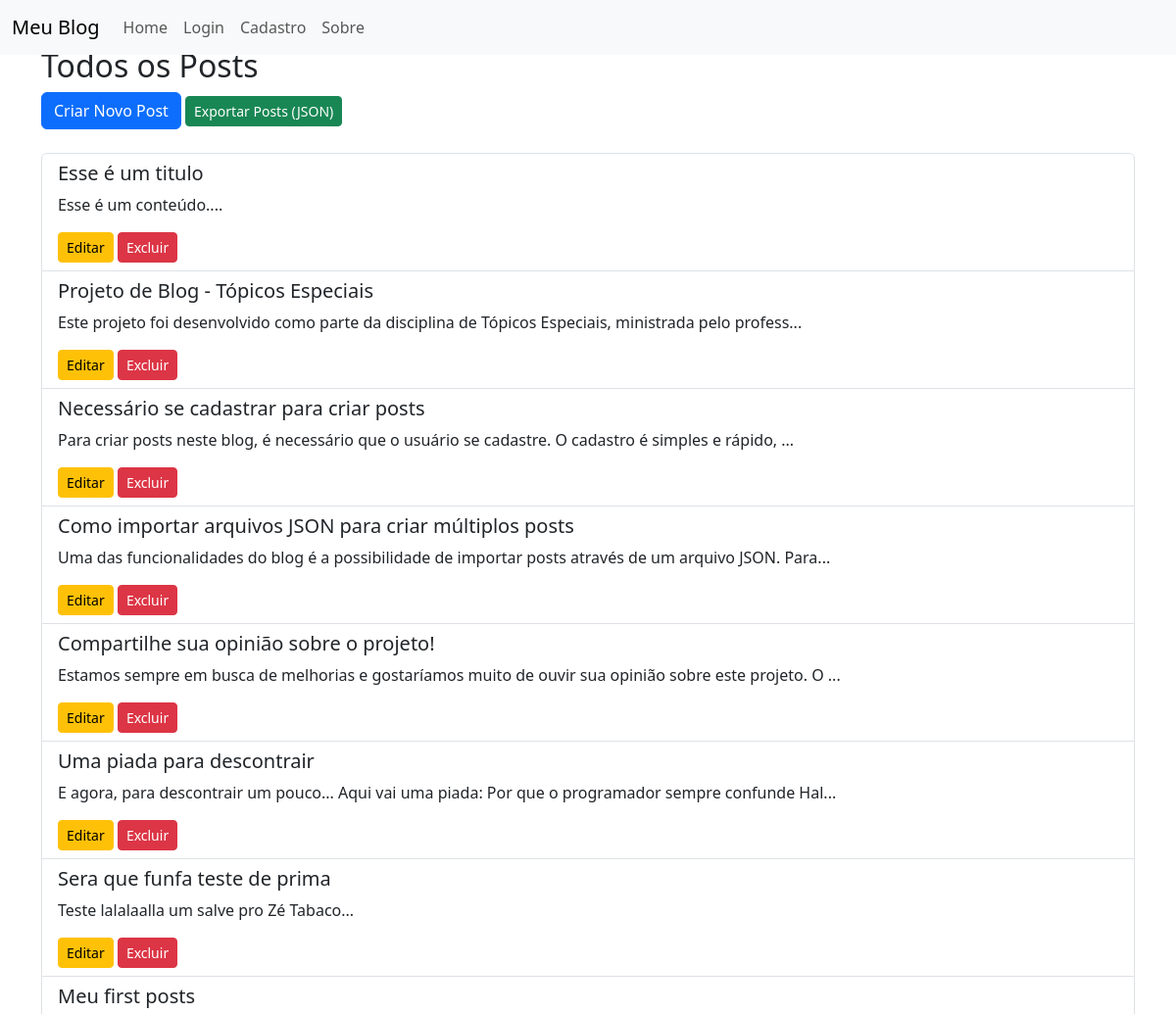
Page /posts (upper part) on the earlier database version.
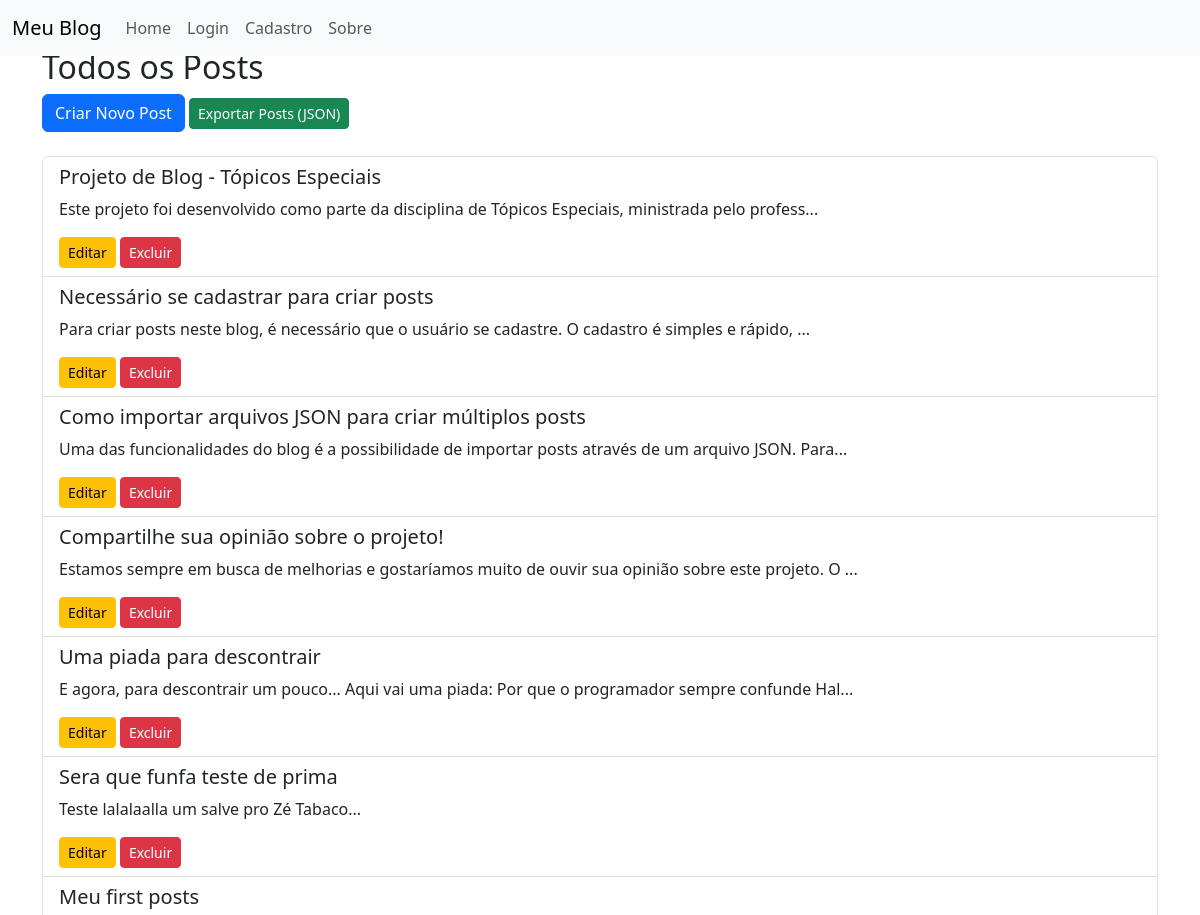
Same page on the later database version.
### models/post.py (models this page shows)
class Post(db.Model):
    id = db.Column(db.Integer, primary_key=True)
    title = db.Column(db.String(200), nullable=False)
    content = db.Column(db.Text, nullable=False)
    user_id = db.Column(db.Integer, db.ForeignKey('user.id'), nullable=False)
    created_at = db.Column(db.DateTime, default=datetime.now, nullable=False)
    user = relationship('User', back_populates='posts')

### routes.py (the view)
    @app.route('/posts')
    def listar_posts():
        posts = Post.query.order_by(Post.created_at.desc()).all()
        return render_template('listar_posts.html', posts=posts)

### templates/listar_posts.html
{% extends 'base.html' %}
{% block content %}
    <h2>Todos os Posts</h2>
    <a href="{{ url_for('novo_post') }}" class="btn btn-primary">Criar Novo Post</a>
    <a href="{{ url_for('exportar_posts') }}" class="btn btn-success btn-sm float-right">Exportar Posts (JSON)</a>
    <ul class="list-group mt-4">
        {% for post in posts %}
            <li class="list-group-item">
                <h5>{{ post.title }}</h5>
                <p>{{ post.content[:100] }}...</p>
                <a href="{{ url_for('editar_post', id=post.id) }}" class="btn btn-warning btn-sm">Editar</a>
                <form action="{{ url_for('excluir_post', id=post.id) }}" method="POST" style="display:inline;">
                    <button type="submit" class="btn btn-danger btn-sm">Excluir</button>
                </form>
            </li>
        {% endfor %}
    </ul>
{% endblock %}

Differences in the rows shown:
removed Post: title "Esse é um titulo", content "Esse é um conteúdo."
